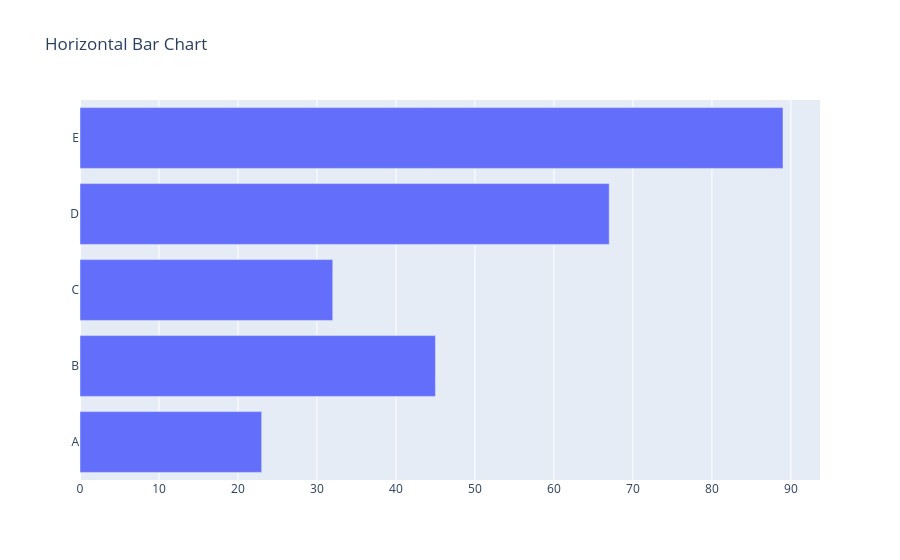

Notebook code for this chart:
### Code cell
fig = go.Figure()
fig.add_trace(go.Bar(y=categories, x=values, orientation='h', name='Values'))
fig.update_layout(title='Horizontal Bar Chart')
fig.show()

### Figure 1 — Plotly figure (JSON) as saved in the notebook; plotly's stock layout.template omitted (floating-point values rounded to 4 significant figures)
{"data": [{"name": "Values", "orientation": "h", "type": "bar", "x": [23, 45, 32, 67, 89], "y": ["A", "B", "C", "D", "E"]}], "layout": {"title": {"text": "Horizontal Bar Chart"}}}
